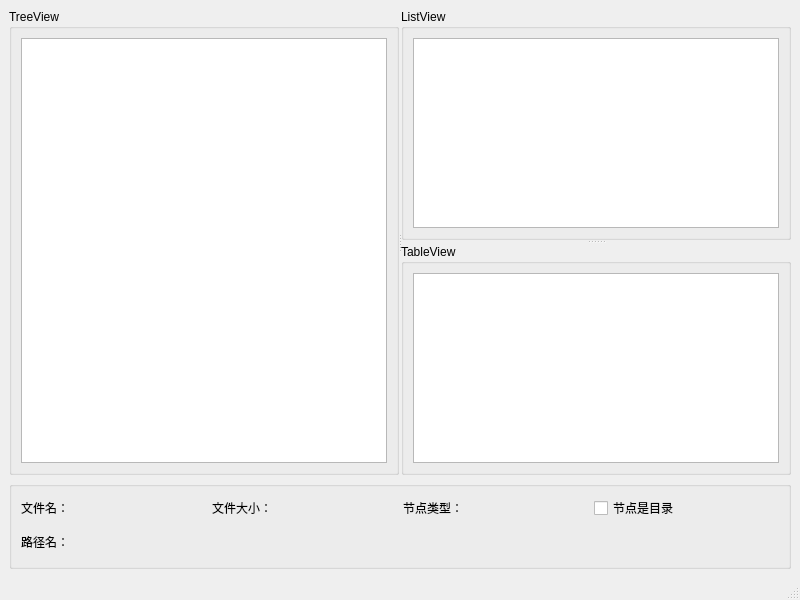
<?xml version="1.0" encoding="UTF-8"?>
<ui version="4.0">
 <class>MainWindow</class>
 <widget class="QMainWindow" name="MainWindow">
  <property name="geometry">
   <rect>
    <x>0</x>
    <y>0</y>
    <width>800</width>
    <height>600</height>
   </rect>
  </property>
  <property name="windowTitle">
   <string>MainWindow</string>
  </property>
  <widget class="QWidget" name="centralwidget">
   <layout class="QVBoxLayout" name="verticalLayout">
    <item>
     <widget class="QSplitter" name="splitter_2">
      <property name="sizePolicy">
       <sizepolicy hsizetype="Expanding" vsizetype="Preferred">
        <horstretch>0</horstretch>
        <verstretch>0</verstretch>
       </sizepolicy>
      </property>
      <property name="orientation">
       <enum>Qt::Horizontal</enum>
      </property>
      <property name="handleWidth">
       <number>2</number>
      </property>
      <widget class="QGroupBox" name="groupBox">
       <property name="title">
        <string>TreeView</string>
       </property>
       <layout class="QVBoxLayout" name="verticalLayout_2">
        <item>
         <widget class="QTreeView" name="treeView"/>
        </item>
       </layout>
      </widget>
      <widget class="QSplitter" name="splitter">
       <property name="sizePolicy">
        <sizepolicy hsizetype="Expanding" vsizetype="Expanding">
         <horstretch>0</horstretch>
         <verstretch>0</verstretch>
        </sizepolicy>
       </property>
       <property name="orientation">
        <enum>Qt::Vertical</enum>
       </property>
       <widget class="QGroupBox" name="groupBox_2">
        <property name="title">
         <string>ListView</string>
        </property>
        <layout class="QVBoxLayout" name="verticalLayout_3">
         <item>
          <widget class="QListView" name="listView"/>
         </item>
        </layout>
       </widget>
       <widget class="QGroupBox" name="groupBox_3">
        <property name="title">
         <string>TableView</string>
        </property>
        <layout class="QVBoxLayout" name="verticalLayout_4">
         <item>
          <widget class="QTableView" name="tableView"/>
         </item>
        </layout>
       </widget>
      </widget>
     </widget>
    </item>
    <item>
     <widget class="QGroupBox" name="groupBox_4">
      <property name="title">
       <string/>
      </property>
      <layout class="QVBoxLayout" name="verticalLayout_5">
       <item>
        <layout class="QHBoxLayout" name="horizontalLayout">
         <item>
          <widget class="QLabel" name="LabFileName">
           <property name="text">
            <string>文件名：</string>
           </property>
          </widget>
         </item>
         <item>
          <widget class="QLabel" name="LabFileSize">
           <property name="text">
            <string>文件大小：</string>
           </property>
          </widget>
         </item>
         <item>
          <widget class="QLabel" name="LabType">
           <property name="text">
            <string>节点类型：</string>
           </property>
          </widget>
         </item>
         <item>
          <widget class="QCheckBox" name="chkIsDir">
           <property name="text">
            <string>节点是目录</string>
           </property>
          </widget>
         </item>
        </layout>
       </item>
       <item>
        <widget class="QLabel" name="LabPath">
         <property name="text">
          <string>路径名：</string>
         </property>
        </widget>
       </item>
      </layout>
     </widget>
    </item>
   </layout>
  </widget>
  <widget class="QStatusBar" name="statusbar"/>
 </widget>
 <resources/>
 <connections/>
</ui>
